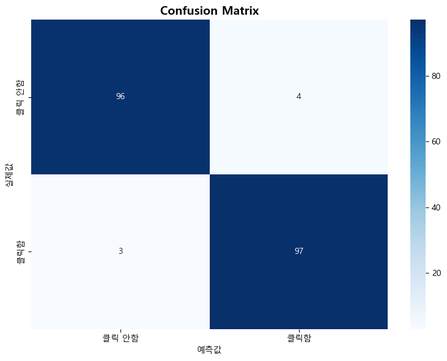
#> input picture Ad/output/plots/confusion_matrix.png, 447 x 361 px, shrunk from 731 x 590 before the run; its folder holds 4 pictures in this run
$ python view_plots.py
#> lines starting #> are read from the running program, lines starting #| are printed output that depends on the picture
import os
import math
import matplotlib.pyplot as plt
import matplotlib.image as mpimg

plots_dir = 'output/plots'
plot_files = sorted([f for f in os.listdir(plots_dir) if f.endswith('.png')])

print(f"생성된 그래프 {len(plot_files)}개:")
for i, file in enumerate(plot_files, 1):
    print(f"{i}. {file}")

cols = 2
rows = math.ceil(len(plot_files) / cols)

fig, axes = plt.subplots(rows, cols, figsize=(16, rows * 6))
axes = axes.flatten()

for idx, file in enumerate(plot_files):
    img = mpimg.imread(os.path.join(plots_dir, file))
#> img is the input picture: shape (361, 447, 4) float32; mean R, G, B, A 0.636, 0.702, 0.792, 1
    axes[idx].imshow(img, aspect='auto')
    axes[idx].set_title(file, fontsize=10)
    axes[idx].axis('off')


for idx in range(len(plot_files), len(axes)):
    axes[idx].axis('off')
#> this loop made 0 passes

plt.tight_layout()
plt.show()
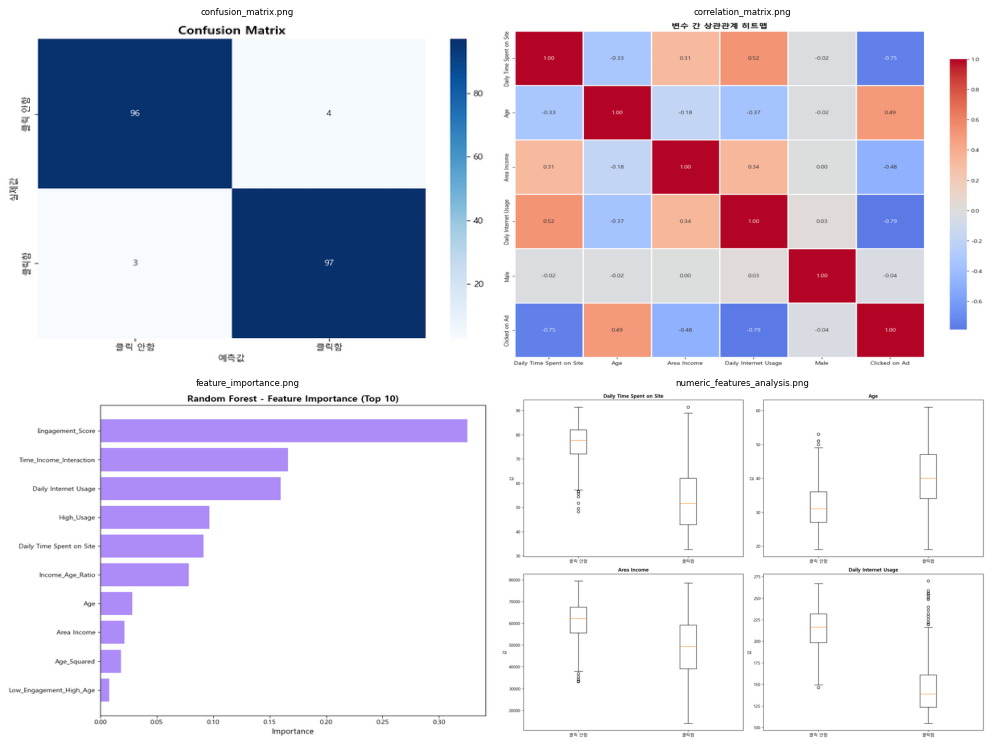
#> figure drawn by matplotlib, 4 panels
